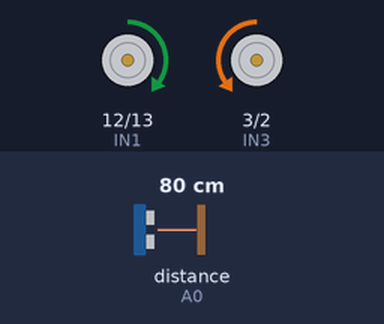
Simulated run of this sketch. Board: Arduino Uno, built with avr-gcc and run on an emulated ATmega328P. Shown: motor-driver pin pairs drawn as motors (green arrow = first pin HIGH = forward, orange = second pin HIGH = backward, longer = more drive, scaled by the enable pin). Wiring (inferred from the names in the program): ultrasonic range finder: trigger A1; echo A0. Inputs (shaded band) come from the test bench; at power-on: distance to the obstacle (sensor on A0) 80 cm. The echo pulse lasts 58.3 µs per cm.

Above: at 1.2 s.
1.3 s: distance to the obstacle (sensor on A0) set to 23 cm
2.8 s: distance to the obstacle (sensor on A0) set to 18 cm
At 3.9 s:
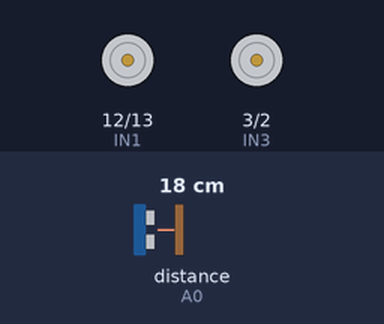
4.3 s: distance to the obstacle (sensor on A0) set to 35 cm
At 5.4 s:
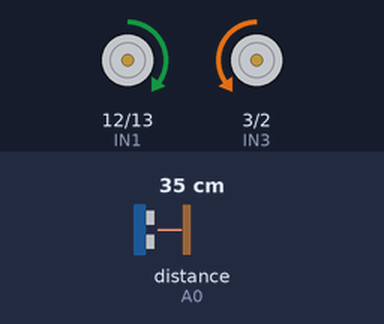
5.8 s: distance to the obstacle (sensor on A0) set to 2 cm
At 7.1 s:
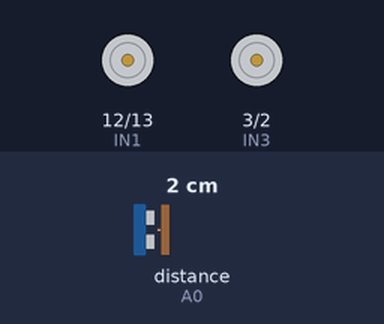
Timing chart, 0 to 8.3 s (numbered marks = the images above; inputs shaded):
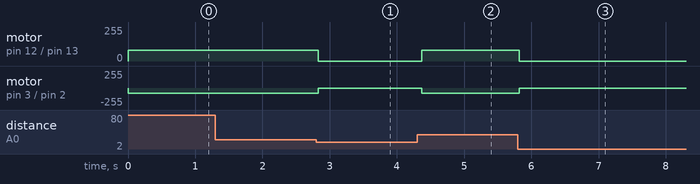

Measured:
- the behaviour switches between 21 and 20 cm on distance to the obstacle (sensor on A0) (found by bisection; images 0 and 1)
- after the input at 1.3 s, every drawn part: stays the same
- after the input at 2.8 s, motor on pin 12 (IN1) / pin 13 (IN2): forward 80/255 → stopped at once; motor on pin 3 (IN3) / pin 2 (IN4): backward 80/255 → stopped at once
- after the input at 4.3 s, motor on pin 12 (IN1) / pin 13 (IN2): stopped → forward 80/255 after 0.07 s; motor on pin 3 (IN3) / pin 2 (IN4): stopped → backward 80/255 after 0.07 s
- after the input at 5.8 s, motor on pin 12 (IN1) / pin 13 (IN2): forward 80/255 → stopped at once; motor on pin 3 (IN3) / pin 2 (IN4): backward 80/255 → stopped at once

The sketch:

ultrasonic_basic.ino
```cpp
#define TRIG_PIN A1
#define ECHO_PIN A0

int IN1 = 12;
int IN2 = 13;
int IN3 = 3;
int IN4 = 2;
int ENA = 11;
int ENB = 10;

void setup() {
  // Initialize ultrasonic sensor pins
  pinMode(TRIG_PIN, OUTPUT);
  pinMode(ECHO_PIN, INPUT);

  // Initialize motor control pins
  pinMode(IN1, OUTPUT);
  pinMode(IN2, OUTPUT);
  pinMode(IN3, OUTPUT);
  pinMode(IN4, OUTPUT);
  pinMode(ENA, OUTPUT);
  pinMode(ENB, OUTPUT);


}

long measureDistance() {
  // Send ultrasonic pulse
  digitalWrite(TRIG_PIN, LOW);
  delayMicroseconds(2);
  digitalWrite(TRIG_PIN, HIGH);
  delayMicroseconds(1000);
  digitalWrite(TRIG_PIN, LOW);

  // Read echo time
  long duration = pulseIn(ECHO_PIN, HIGH);

  // Convert to distance in cm
  return duration * 0.034 / 2;

}

void forward()
{
  digitalWrite(IN1, HIGH);
  digitalWrite(IN2, LOW);
  digitalWrite(IN3, LOW);
  digitalWrite(IN4, HIGH);
  analogWrite(ENA, 80);
  analogWrite(ENB, 80);

}

void stop()
{
  digitalWrite(IN1, LOW);
  digitalWrite(IN2, LOW);
  digitalWrite(IN3, LOW);
  digitalWrite(IN4, LOW);
}

void loop(){
  long distance = measureDistance();

  Serial.println(distance); // Debugging output

  if (distance < 20 ) {
    // Edge detected
    stop();
  }else {
    forward();
  }

  delay(100); // Small delay for stability
}
```
